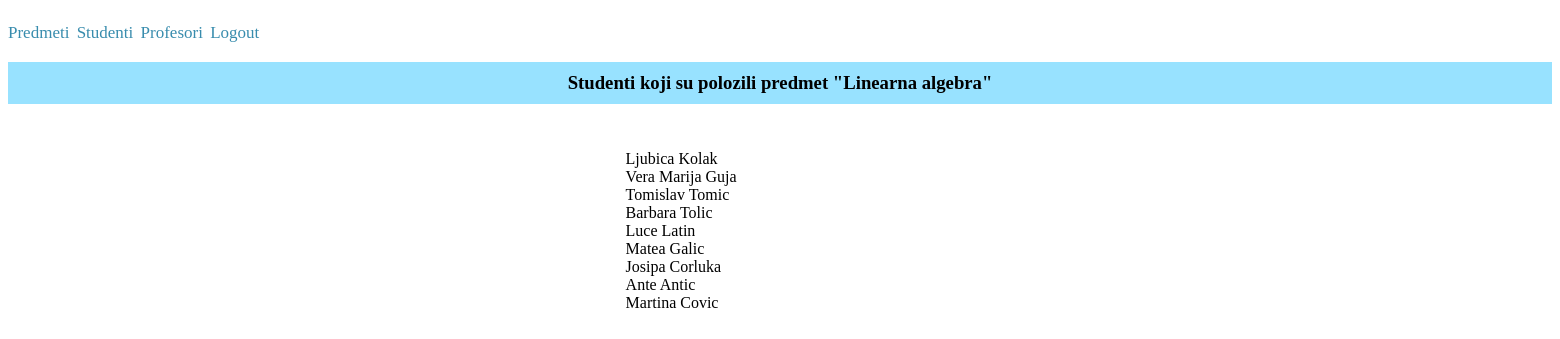
The app's page /students_passed_subject/1/ (signed in) with its own data.
### app1/models.py (models this page shows, shortened)
class Predmeti(models.Model):
    IZBORNI = (('DA', 'da'), ('NE', 'ne'))
    name = models.CharField(max_length=255)
    kod = models.CharField(max_length=16)
    program = models.TextField()
    ects = models.IntegerField()
    sem_red = models.IntegerField()
    sem_izv = models.IntegerField()
    izborni = models.CharField(max_length=50, choices=IZBORNI)
    lecturer = models.ForeignKey(Korisnik, on_delete=models.CASCADE, blank=True, null=True)

class Upisi(models.Model):
    student = models.ForeignKey(Korisnik, on_delete=models.CASCADE, blank=True, null=True, related_name='korisnik')
    predmet = models.ForeignKey(Predmeti, on_delete=models.CASCADE, blank=True, null=True, related_name ='predmeti')
    STATUS = (('upisan', 'Upisan'), ('polozen', 'Polozen'))
    status = models.CharField(max_length=64, choices=STATUS, default='upisan')

class Korisnik(AbstractUser):
    email = models.EmailField()
    ROLES = (('profesor', 'profesor'), ('student', 'student'))
    role = models.CharField(max_length=50, choices=ROLES)
    STATUS = (('none', 'None'), ('izvanredni student', 'izvanredni student'), ('redovni student', 'redovni student'))
    status = models.CharField(max_length=50, choices=STATUS)

### app1/decorators.py (the view)
    def wrap(request, *args, **kwargs):
        if request.user.role == 'profesor' or request.user.is_superuser:
            return function(request, *args, **kwargs)
        else:
            return redirect('front_page')

### app1/views.py (called while the page is built)
@profesor_required
def students_passed_subject(request, subject_id):
    rows = Upisi.objects.filter(predmet = subject_id).filter(status = 'polozen')
    subject = Predmeti.objects.get(id = subject_id).name
    return render(request, 'students_passed_subject.html', {'data':rows, 'subject':subject})

### app1/templates/students_passed_subject.html
{% extends 'base.html' %}
{% block students_passed_subject %}
<h3>Studenti koji su polozili predmet "{{subject}}"</h3>
<div class="passed_students">
    {% for student in data %}
        {{student.student.first_name}} {{student.student.last_name}}<br>
    {% endfor %}
</div>
{% endblock %}

### app1/static/css/style.css (style rules this page uses)
h3 { text-align: center; padding:10px 15px; background-color: rgba(127, 219, 255, 0.805); }
.passed_students { position: relative; left:40%; margin-top:3%; }

### records on screen
Predmeti: name "Linearna algebra"
Upisi: student.first_name "Ljubica", student.last_name "Kolak"
Upisi: student.first_name "Vera Marija", student.last_name "Guja"
Upisi: student.first_name "Tomislav", student.last_name "Tomic"
Upisi: student.first_name "Barbara", student.last_name "Tolic"
Upisi: student.first_name "Luce", student.last_name "Latin"
Upisi: student.first_name "Matea", student.last_name "Galic"
Upisi: student.first_name "Josipa", student.last_name "Corluka"
Upisi: student.first_name "Ante", student.last_name "Antic"
Upisi: student.first_name "Martina", student.last_name "Covic"
